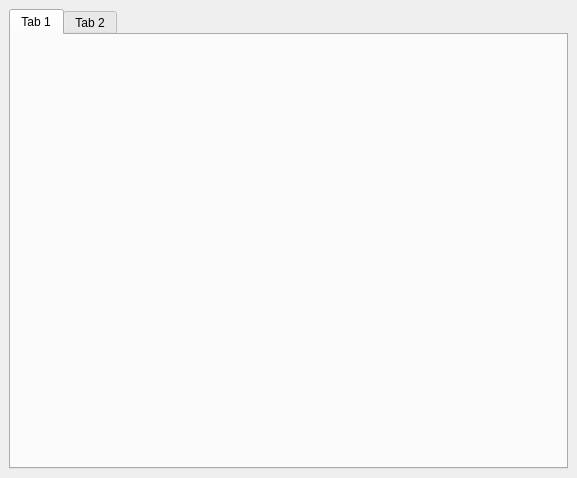
<?xml version="1.0" encoding="UTF-8"?>
<ui version="4.0">
 <class>TileViewer</class>
 <widget class="QMainWindow" name="TileViewer">
  <property name="geometry">
   <rect>
    <x>0</x>
    <y>0</y>
    <width>577</width>
    <height>478</height>
   </rect>
  </property>
  <property name="windowTitle">
   <string>Tile Viewer</string>
  </property>
  <property name="windowIcon">
   <iconset resource="../resources/appResources.qrc">
    <normaloff>:/resources/Logo.png</normaloff>:/resources/Logo.png</iconset>
  </property>
  <widget class="QWidget" name="centralwidget">
   <layout class="QGridLayout" name="gridLayout">
    <item row="0" column="0">
     <widget class="QTabWidget" name="tabWidget">
      <property name="currentIndex">
       <number>0</number>
      </property>
      <widget class="QWidget" name="tab">
       <attribute name="title">
        <string>Tab 1</string>
       </attribute>
      </widget>
      <widget class="QWidget" name="tab_2">
       <attribute name="title">
        <string>Tab 2</string>
       </attribute>
       <widget class="QPushButton" name="pushButton">
        <property name="geometry">
         <rect>
          <x>250</x>
          <y>170</y>
          <width>83</width>
          <height>25</height>
         </rect>
        </property>
        <property name="text">
         <string>PushButton</string>
        </property>
       </widget>
       <widget class="QPushButton" name="pushButton_2">
        <property name="geometry">
         <rect>
          <x>150</x>
          <y>160</y>
          <width>83</width>
          <height>25</height>
         </rect>
        </property>
        <property name="text">
         <string>PushButton</string>
        </property>
       </widget>
      </widget>
     </widget>
    </item>
   </layout>
  </widget>
  <widget class="QMenuBar" name="menuBar">
   <property name="geometry">
    <rect>
     <x>0</x>
     <y>0</y>
     <width>577</width>
     <height>22</height>
    </rect>
   </property>
  </widget>
 </widget>
 <resources>
  <include location="../resources/appResources.qrc"/>
 </resources>
 <connections/>
</ui>
